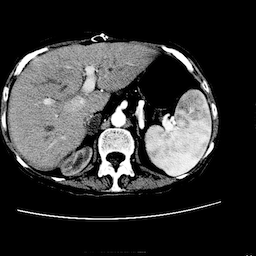
#> input picture fig1.png, 256 x 256 px
$ python fig7.py
#> lines starting #> are read from the running program, lines starting #| are printed output that depends on the picture; after the words box and inside, x2 and y2 are one past the last pixel; in counts of white or black regions, pixels touching at a corner belong together
### CT.py
import numpy as np
from scipy.interpolate import interpn,interp1d
from numpy.fft import rfft,irfft,rfftfreq

def scan(A, n=None, m=None):
    """ sinogram (Radon transform) of image
    A = image data (shape(M,N,...))
    n = number of paralell X-rays (also used as
        number of integration points along an X-ray)
    m = number of directions of X-rays
    return sinogram of A (shape(n,m,...))
    """
    M,N = A.shape[:2] # M=height, N=width
#> M = 256; N = 256
    if n is None: n = 1<<M.bit_length() # (power of 2) > M
#> n = 512
    if m is None: m = n<<1
#> m = 1024
    X,Y = (M-1)/2, (N-1)/2
#> X = 127.5; Y = 127.5
    R = np.hypot(X,Y)
#> R = 180.3

    x,y = np.r_[-X:X:M*1j], np.r_[-Y:Y:N*1j]
#> x = 256 values from -127.5 to 127.5; y = 256 values from -127.5 to 127.5
    r,s = np.mgrid[-R:R:n*1j,-R:R:n*1j]
    # 0 <= theta < pi (direction of X-rays)
    th = np.linspace(0, np.pi, m, endpoint=False)
#> th = 1024 values from 0 to 3.14
    B = np.empty((n,m) + A.shape[2:])
    for i,th in enumerate(th):
        p = [r*np.cos(th) - s*np.sin(th),
             r*np.sin(th) + s*np.cos(th)]
        p = np.moveaxis(p,0,-1)
        z = interpn((x,y), A, p, bounds_error=False, fill_value=0)
        B[:,i] = np.sum(z, axis=1)
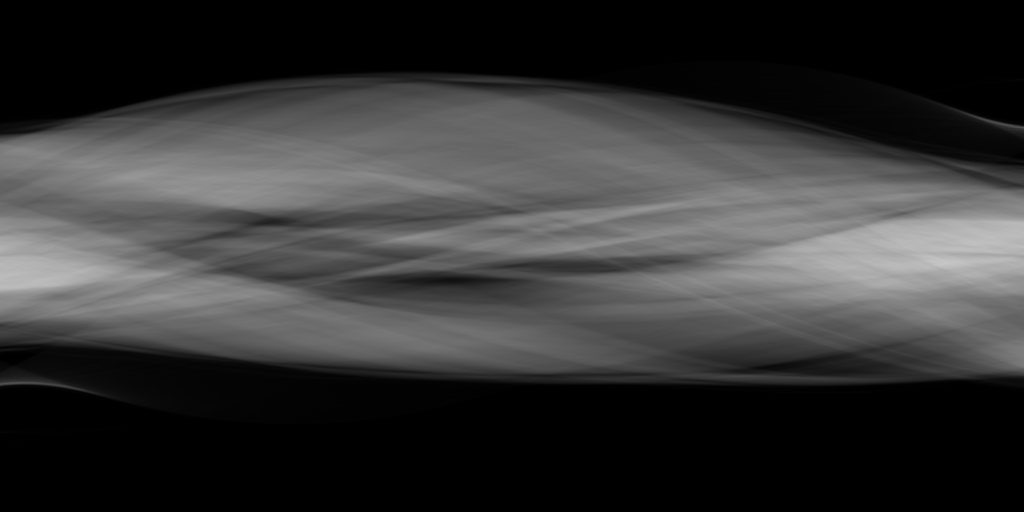
#> B: shape (512, 1024) float64; min 0, max 198.4, mean 54.1

    return B

# [21 lines left out: function BackScan, not called in this run]

def filtering(A):
    """ apply high-pass filter to sinogram """
    f = rfftfreq(A.shape[0])*np.pi
    A = rfft(A, axis=0)
    A = np.einsum('i,ij...->ij...', f, A)
    return irfft(A, axis=0)

def reconstruct(A, M=None, N=None):
    return BackScan(filtering(A), M, N)

### FastCT.py
# Dicrete Radon Transform
# referece:
#   M. L. Brady, "A Fast Discrete Approximation Algorithm for the
#     Radon Transform" SIAM Journal on Computing 27 (1998) 107
#   W. H. Press, "Dicrete Radon Transform has an Exact, Fast Inverse..."
#     Proceedings of the National Academy of Sciences 103 (2006) 19249

import numpy as np
from scipy.interpolate import interpn
from CT import filtering

def scan_(A):
    """ recursive Radon transform
    input: A = image data (shape(2n,m,...))
    return B[i,j] = sum_{y=0}^{m-1} A[x,y]
             for 0<=i<2n and 0<=j<m where
           (x,y) moves from (i,0) to (i-j,m-1)
    """
    if A.shape[1] == 1: return A
    h = A.shape[1]>>1
    L,R = scan_(A[:,:h]), scan_(A[:,h:])

    A = np.repeat(L,2,1)
    for j in range(A.shape[1]):
        k = j+1>>1
        A[k:,j] += R[:A.shape[0]-k, j>>1]

    return A

# [27 lines left out: function scan, not called in this run]

def BackScan(A):
    """ inverse fast Radon transform
    input: A = scanned and filtered data (shape(2n,n,4,...))
    return image B restored from A (shape(n,n,...))
      B[i,j] = sum_{y=0}^{n-1} (
           A[x,y,0] (x,y) moves from (i,0) to (i+j,n-1)
         + A[x,y,1] (x,y) moves from (j,0) to (j+i,n-1)
         + A[x,y,2] (x,y) moves from (j,0) to (j+i',n-1)
         + A[x,y,3] (x,y) moves from (i',0) to (i'+j,n-1)
      )/4/(n-1)    where i'=n-1-i
    """
    n = A.shape[1]
    B = A.copy()
    B[:,[0,-1],1::2] = 0 # avoid double couting rays
    B = scan_(B[::-1])[::-1][:n]
    C = np.swapaxes(B,0,1)
    return (B[:,:,0] + B[::-1,:,3]
          + C[:,:,1] + C[::-1,:,2])/4/(n-1)

def reconstruct(A):
    return BackScan(filtering(A))

# [17 lines left out: function stitch, not called in this run]

def RadonFromSinogram(A, n=None):
    """
    input: A = output of scan() in CT.py
           n = image size
           if n is None, n is set to A.shpae[0]/2
    return: B = input to BackScan() in FastCT.py
    """
    N,M = A.shape[:2]
    if n is None: n = N>>1
    R = (n-1)/np.sqrt(2)
    r_ = np.linspace(-R,R,N)
    th_ = np.linspace(0, np.pi, M, endpoint=False)
    i,j = np.arange(n*2), np.arange(n)
    th = np.arctan2(j,n-1)
    cth = np.cos(th)
    r = (i[:,np.newaxis] - (j+n-1)/2)*cth
    th = np.c_[th, np.pi/2-th, np.pi/2+th, np.pi-th]
    p = np.broadcast_arrays(r[...,np.newaxis], th)
    p = np.moveaxis(p,0,-1)
    B = interpn((r_,th_), A, p, bounds_error=False, fill_value=0)
#> B: shape (512, 256, 4) float64
    B[:,0,3] = B[::-1,0,0]
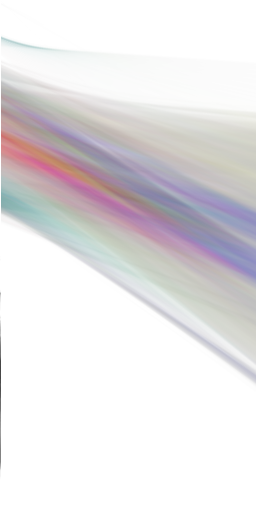
#> B: shape (512, 256, 4) float64; mean of channels 0, 1, 2, 3 43.8, 43.8, 43.8, 43.8; transparent parts drawn white
    return np.einsum('ij...,j->ij...', B, cth)

# [68 lines left out: functions SinogramFromRadon, scan_exp, BackScan_exp, not called in this run]

def reconstruct_exp(A, e):
    return BackScan_exp(filtering(A), e)

### fig7.py
import numpy as np
import matplotlib.pyplot as plt
import CT
from FastCT import RadonFromSinogram, reconstruct

try:
    A = np.load('fig2.npy')
except IOError:
    A = plt.imread('fig1.png')[:,:,0]
    A = CT.scan(A)
    np.save('fig2.npy', A)

A = RadonFromSinogram(A)
A = reconstruct(A)
#> in filtering, `return irfft(A, axis=0)`:
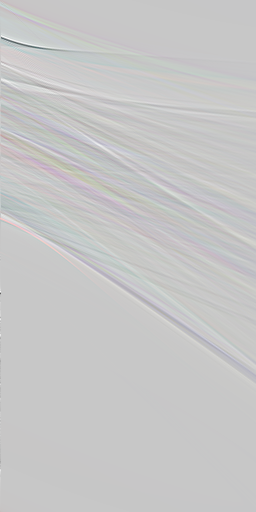
#> returned value: shape (512, 256, 4) float64; mean of channels 0, 1, 2, 3 0, 0, 0, 0; transparent parts drawn white
#> in BackScan, `n = A.shape[1]`: n = 256
#> in BackScan, `B[:,[0,-1],1::2] = 0`: B: shape (512, 256, 4) float64; 0.78% of pixels changed, all inside (x1, y1, x2, y2) = (0, 0, 256, 512)
#> in scan_ (call 8), `L,R = scan_(A[:,:h]), scan_(A[:,h:])`: L = 512 rows, first 6: [-0.393, 0, -5.09, 0], [-0.384, 0, -2.85, 0], [-0.375, 0, -2.23, 0], [-0.366, 0, -1.82, 0], [-0.358, 0, -1.57, 0], [-0.35, 0, -1.38, 0]; R = 512 rows, first 6: [-0.389, -3.48, -3.34, -0.382], [-0.38, -2.57, -2.5, -0.388], [-0.371, -1.99, -1.95, -0.319], [-0.363, -1.71, -1.68, -0.32], [-0.355, -1.47, -1.45, -0.292], [-0.348, -1.32, -1.3, -0.291]
#> in scan_ (call 11), `L,R = scan_(A[:,:h]), scan_(A[:,h:])`: L = 512 rows, first 6: [-0.386, -2.92, -2.77, -0.422], [-0.377, -2.3, -2.14, -0.328], [-0.368, -1.85, -1.79, -0.336], [-0.36, -1.6, -1.53, -0.296], [-0.352, -1.4, -1.36, -0.301], [-0.345, -1.26, -1.22, -0.278]; R = 512 rows, first 6: [-0.382, -2.65, -2.41, -0.354], [-0.374, -2.03, -1.91, -0.344], [-0.365, -1.74, -1.65, -0.308], [-0.357, -1.49, -1.43, -0.305], [-0.349, -1.34, -1.28, -0.285], [-0.342, -1.19, -1.16, -0.282]
#> in scan_ (call 15), `L,R = scan_(A[:,:h]), scan_(A[:,h:])`: L = 512 rows, first 6: [-0.379, -2.37, -2.05, -0.34], [-0.37, -1.89, -1.76, -0.318], [-0.362, -1.63, -1.5, -0.303], [-0.354, -1.42, -1.35, -0.291], [-0.346, -1.27, -1.2, -0.282], [-0.339, -1.15, -1.11, -0.274]; R = 512 rows, first 6: [-0.375, -2.08, -1.88, -0.318], [-0.367, -1.77, -1.62, -0.313], [-0.359, -1.51, -1.41, -0.292], [-0.351, -1.36, -1.27, -0.288], [-0.344, -1.21, -1.15, -0.275], [-0.337, -1.11, -1.05, -0.272]
#> in scan_ (call 18), `L,R = scan_(A[:,:h]), scan_(A[:,h:])`: L = 512 rows, first 6: [-0.372, -1.93, -1.74, -0.321], [-0.364, -1.66, -1.48, -0.298], [-0.356, -1.44, -1.33, -0.294], [-0.348, -1.29, -1.19, -0.279], [-0.341, -1.16, -1.1, -0.276], [-0.334, -1.07, -1, -0.266]; R = 512 rows, first 6: [-0.369, -1.81, -1.59, -0.306], [-0.361, -1.54, -1.4, -0.3], [-0.353, -1.37, -1.25, -0.284], [-0.345, -1.22, -1.14, -0.28], [-0.338, -1.12, -1.04, -0.269], [-0.331, -1.02, -0.966, -0.266]
#> in scan_ (call 23), `L,R = scan_(A[:,:h]), scan_(A[:,h:])`: L = 512 rows, first 6: [-0.366, -1.69, -1.46, -0.302], [-0.358, -1.46, -1.32, -0.29], [-0.35, -1.31, -1.18, -0.282], [-0.342, -1.18, -1.09, -0.274], [-0.336, -1.08, -0.993, -0.268], [-0.329, -0.994, -0.932, -0.261]; R = 512 rows, first 6: [-0.363, -1.57, -1.38, -0.297], [-0.355, -1.39, -1.24, -0.287], [-0.347, -1.24, -1.13, -0.278], [-0.34, -1.13, -1.03, -0.272], [-0.333, -1.04, -0.958, -0.265], [-0.326, -0.964, -0.892, -0.259]
#> in scan_ (call 26), `L,R = scan_(A[:,:h]), scan_(A[:,h:])`: L = 512 rows, first 6: [-0.36, -1.49, -1.3, -0.296], [-0.352, -1.33, -1.17, -0.281], [-0.344, -1.19, -1.08, -0.278], [-0.337, -1.09, -0.986, -0.267], [-0.33, -1, -0.923, -0.264], [-0.324, -0.936, -0.858, -0.255]; R = 512 rows, first 6: [-0.357, -1.42, -1.23, -0.286], [-0.349, -1.26, -1.12, -0.282], [-0.342, -1.15, -1.03, -0.271], [-0.335, -1.05, -0.951, -0.267], [-0.328, -0.974, -0.886, -0.259], [-0.321, -0.904, -0.832, -0.256]
#> in scan_ (call 30), `L,R = scan_(A[:,:h]), scan_(A[:,h:])`: L = 512 rows, first 6: [-0.354, -1.35, -1.16, -0.283], [-0.346, -1.21, -1.07, -0.275], [-0.339, -1.11, -0.981, -0.268], [-0.332, -1.01, -0.915, -0.262], [-0.326, -0.946, -0.854, -0.257], [-0.319, -0.878, -0.805, -0.252]; R = 512 rows, first 6: [-0.351, -1.28, -1.11, -0.279], [-0.344, -1.16, -1.02, -0.273], [-0.336, -1.06, -0.946, -0.266], [-0.33, -0.984, -0.88, -0.261], [-0.323, -0.913, -0.828, -0.255], [-0.317, -0.856, -0.778, -0.251]
#> in scan_ (call 33), `L,R = scan_(A[:,:h]), scan_(A[:,h:])`: L = 512 rows, first 6: [-0.348, -1.22, -1.06, -0.277], [-0.341, -1.12, -0.977, -0.268], [-0.334, -1.02, -0.908, -0.264], [-0.328, -0.957, -0.851, -0.257], [-0.321, -0.886, -0.799, -0.253], [-0.315, -0.836, -0.756, -0.247]; R = 512 rows, first 6: [-0.345, -1.18, -1.01, -0.273], [-0.339, -1.08, -0.94, -0.267], [-0.331, -0.994, -0.875, -0.261], [-0.325, -0.923, -0.823, -0.255], [-0.318, -0.863, -0.774, -0.251], [-0.313, -0.811, -0.734, -0.246]
#> in scan_ (call 39), `L,R = scan_(A[:,:h]), scan_(A[:,h:])`: L = 512 rows, first 6: [-0.343, -1.14, -0.971, -0.271], [-0.336, -1.04, -0.902, -0.263], [-0.329, -0.968, -0.847, -0.259], [-0.323, -0.895, -0.795, -0.252], [-0.316, -0.844, -0.752, -0.249], [-0.31, -0.789, -0.712, -0.243]; R = 512 rows, first 6: [-0.34, -1.09, -0.935, -0.267], [-0.333, -1.01, -0.869, -0.262], [-0.327, -0.934, -0.819, -0.255], [-0.32, -0.872, -0.77, -0.252], [-0.314, -0.819, -0.731, -0.246], [-0.308, -0.772, -0.692, -0.243]
#> in scan_ (call 2), `L,R = scan_(A[:,:h]), scan_(A[:,h:])`:
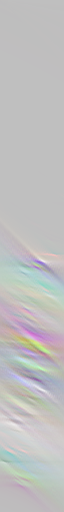
#> R: shape (512, 64, 4) float64; mean of channels 0, 1, 2, 3 0.6, 1, 0.7, 0.4; transparent parts drawn white
#> after the loop in scan_ (call 2), `for j in range(A.shape[1]):`:
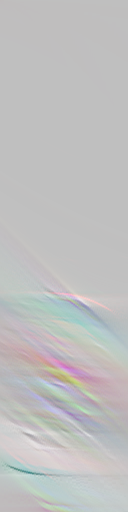
#> A: shape (512, 128, 4) float64; mean of channels 0, 1, 2, 3 3.3, 3.5, 3.9, 2.3; transparent parts drawn white
#> in BackScan, `C = np.swapaxes(B,0,1)`:
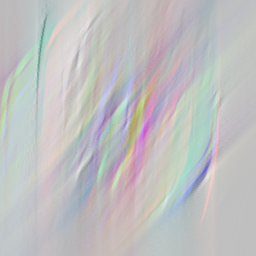
#> C: shape (256, 256, 4) float64; mean of channels 0, 1, 2, 3 45.9, 49, 52.6, 47.6; transparent parts drawn white
#> in BackScan, `return (B[:,:,0] + B[::-1,:,3] + C[:,:,1] + C[::-1,:,2])/4/(n-1)`:
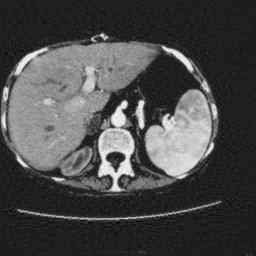
#> returned value: shape (256, 256) float64; min -0.213, max 1.19, mean 0.191; drawn with min black and max white
plt.imsave('fig7.png', A, cmap='gray')
